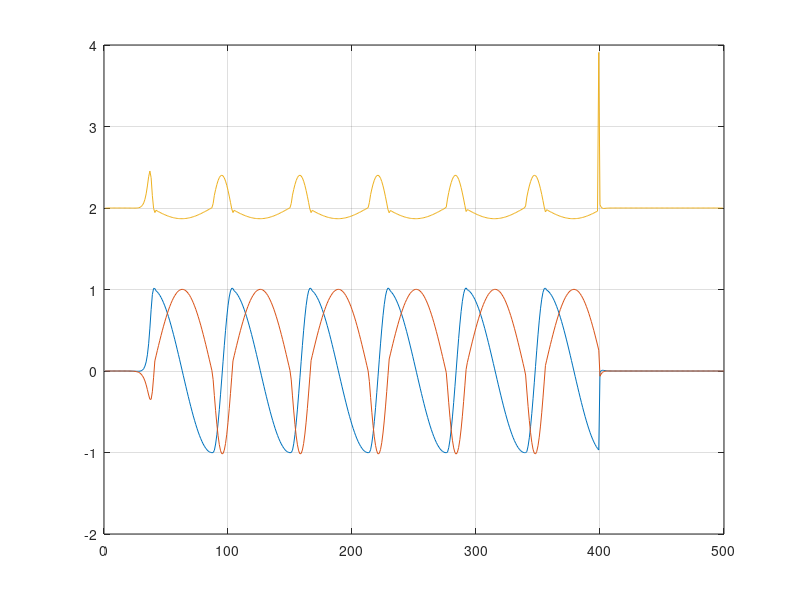

This figure's MATLAB source:

STEPS = 500

M1_STEP = 10
MN_STEP = 400

t = 2

e = 2.71828

alpha = 1
mu = -1
#omega = 0.5

x = 0.001
y = 0.001

a = 100
##omega_st = 1
beta = 0.75
omega_sw = pi / 4

fx=[x]
fy=[y]
fdx=[]
fdy=[]

omega_st = (1 - beta) / beta * omega_sw

for i = 2:STEPS

  if (i == M1_STEP)
    mu = 1

  elseif (i == MN_STEP)
    mu = -1
  endif

  o1 = omega_st / (e ^ (-a*y) + 1)
  o2 = omega_sw / (e ^ (a*y) + 1)
  omega = omega_st / (e ^ (-a*y) + 1) + omega_sw / (e ^ (a*y) + 1)
  omega = omega / t

  dx = alpha * (mu - x^2 - y^2) * x - omega * y;
  dy = alpha * (mu - x^2 - y^2) * y + omega * x;

  dt = 1 / (2 * alpha * abs(mu))
  x = x + dx * dt; # (1 / 2 * alpha * mu)
  y = y + dy * dt; # (1 / 2 * alpha * mu)

  fdx(i-1) = dx + 2;
  fdy(i-1) = dy + 2;
  fx(i) = x;
  fy(i) = y;
endfor

##plot(fx, fy)
plot(fx, "", fy, "", fdx)
grid on
